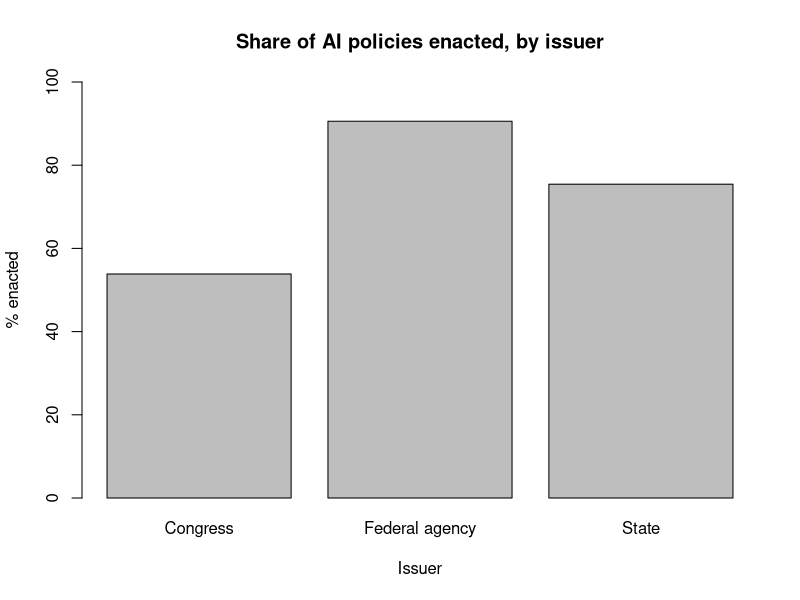
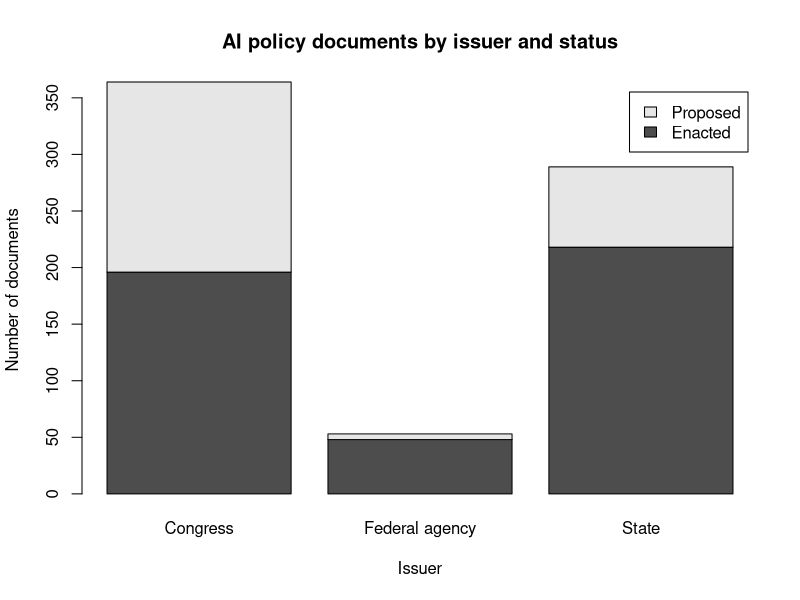
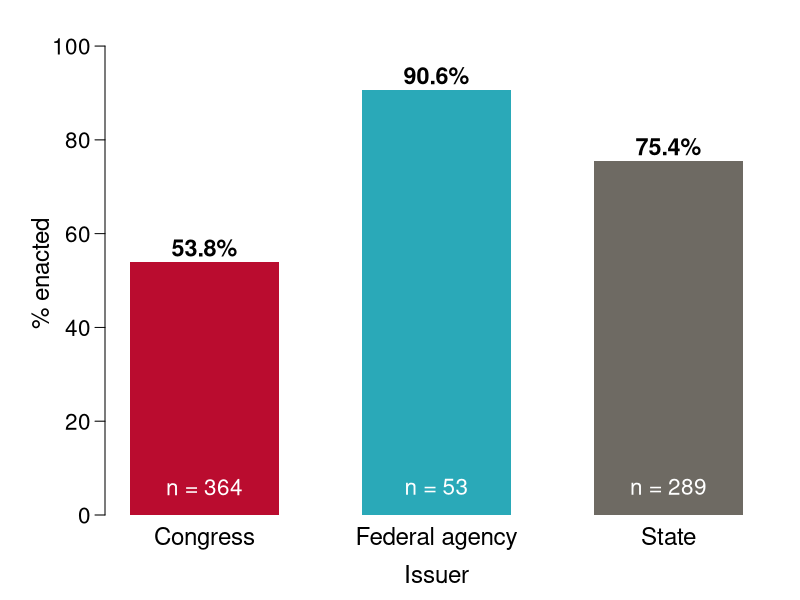
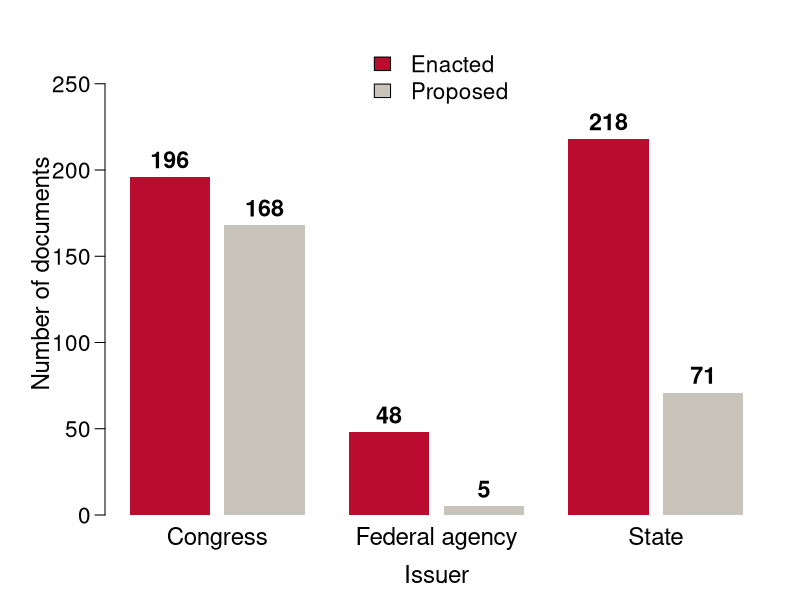
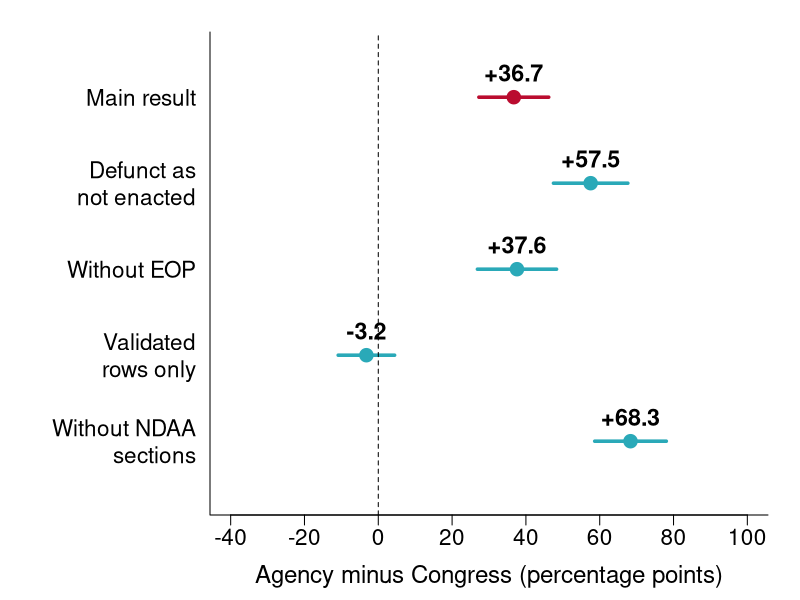

Recreate these plots in R, in order.
## INTL 7007 final project
## does who issues an AI policy affect whether it gets enacted?
## H1: AI policies issued by federal agencies are more likely to be enacted than AI bills proposed in Congress.
## H0: The issuing authority makes no difference to whether an AI policy is enacted.
## data: AGORA v1.32.0 (ETO), https://doi.org/10.5281/zenodo.21964209

## loading the data
documents <- read.csv("data/agora/documents.csv")
authorities <- read.csv("data/agora/authorities.csv")

head(documents[, c("Authority", "Most.recent.activity")])
dim(documents)
dim(authorities)

## View(documents)

## most recent activity
table(documents$Most.recent.activity, exclude = NULL)

## number of different authorities
dim(table(documents$Authority))

## parent group for each authority (from authorities.csv)
documents$parent <- authorities$Parent.authority[match(documents$Authority,
                                                       authorities$Name)]
sum(is.na(match(documents$Authority, authorities$Name)))
table(documents$parent, exclude = NULL)

## issuer: Congress, federal agency or state
documents$issuer <- NA
documents$issuer <- ifelse(documents$Authority == "United States Congress",
                           "Congress", documents$issuer)
documents$issuer <- ifelse(documents$parent == "Federal government" &
                           documents$Authority != "United States Congress",
                           "Federal agency", documents$issuer)
documents$issuer <- ifelse(documents$parent == "State governments",
                           "State", documents$issuer)
table(documents$issuer, exclude = NULL)

## authorities counted as federal agencies
table(documents$Authority[documents$issuer == "Federal agency"])

## keeping Congress, federal agencies and states only
issuers <- documents[!is.na(documents$issuer), ]
table(issuers$issuer, issuers$Most.recent.activity)

## dropping Defunct (DV is proposed or enacted)
policies <- issuers[issuers$Most.recent.activity != "Defunct", ]
policies$enacted <- ifelse(policies$Most.recent.activity == "Enacted", 1, 0)

## N used and dropped
nrow(documents)
nrow(documents) - nrow(issuers)
sum(issuers$Most.recent.activity == "Defunct")
nrow(policies)

## enacted and proposed by issuer
activity_counts <- table(policies$issuer, policies$Most.recent.activity)
activity_counts
sum(activity_counts)

## percentages within each issuer
100 * prop.table(activity_counts, margin = 1)

## share enacted by issuer
congress <- policies$enacted[policies$issuer == "Congress"]
agency <- policies$enacted[policies$issuer == "Federal agency"]
state <- policies$enacted[policies$issuer == "State"]

table(policies$issuer)

pct_enacted <- 100 * c("Congress" = mean(congress),
                       "Federal agency" = mean(agency),
                       "State" = mean(state))
pct_enacted

## 95% confidence intervals
## Congress
100 * (mean(congress) - 1.96 * sqrt(var(congress) / length(congress)))
100 * (mean(congress) + 1.96 * sqrt(var(congress) / length(congress)))

## federal agency
100 * (mean(agency) - 1.96 * sqrt(var(agency) / length(agency)))
100 * (mean(agency) + 1.96 * sqrt(var(agency) / length(agency)))

## state
100 * (mean(state) - 1.96 * sqrt(var(state) / length(state)))
100 * (mean(state) + 1.96 * sqrt(var(state) / length(state)))

## federal agency vs Congress
treatment <- policies[policies$issuer == "Federal agency", ]
control <- policies[policies$issuer == "Congress", ]
n_t <- nrow(treatment)
n_c <- nrow(control)

## difference in means
diff_means <- mean(treatment$enacted) - mean(control$enacted)
100 * diff_means

## standard error
se_diff <- sqrt(var(treatment$enacted) / n_t + var(control$enacted) / n_c)

## 95% confidence interval
100 * (diff_means - 1.96 * se_diff)
100 * (diff_means + 1.96 * se_diff)

## z-statistic and p-values
z_obs <- diff_means / se_diff
z_obs
2 * pnorm(-abs(z_obs))
pnorm(-z_obs)

## reject H0 at 5%?
2 * pnorm(-abs(z_obs)) < 0.05

## same comparison with lm()
two_groups <- policies[policies$issuer != "State", ]
two_groups$agency <- ifelse(two_groups$issuer == "Federal agency", 1, 0)
fit <- lm(enacted ~ agency, data = two_groups)
fit
summary(fit)$coef

## bar charts
png("figures/fig1_pct_enacted_by_issuer.png",
    width = 8, height = 5.5, units = "in", res = 300)
barplot(pct_enacted, ylim = c(0, 100),
        xlab = "Issuer", ylab = "% enacted",
        main = "Share of AI policies enacted, by issuer")
dev.off()

png("figures/fig2_counts_by_issuer.png",
    width = 8, height = 5.5, units = "in", res = 300)
barplot(t(activity_counts), legend.text = TRUE,
        xlab = "Issuer", ylab = "Number of documents",
        main = "AI policy documents by issuer and status")
dev.off()

## check 1: Defunct counted as not enacted
issuers$enacted <- ifelse(issuers$Most.recent.activity == "Enacted", 1, 0)
agency_all <- issuers$enacted[issuers$issuer == "Federal agency"]
congress_all <- issuers$enacted[issuers$issuer == "Congress"]
length(agency_all)
length(congress_all)

diff_defunct <- mean(agency_all) - mean(congress_all)
se_defunct <- sqrt(var(agency_all) / length(agency_all) +
                   var(congress_all) / length(congress_all))
100 * diff_defunct
100 * (diff_defunct - 1.96 * se_defunct)
100 * (diff_defunct + 1.96 * se_defunct)
diff_defunct / se_defunct
2 * pnorm(-abs(diff_defunct / se_defunct))

## check 2: without the Executive Office of the President
agency_no_eop <- policies$enacted[policies$issuer == "Federal agency" &
                                  policies$Authority != "Executive Office of the President"]
length(agency_no_eop)

diff_no_eop <- mean(agency_no_eop) - mean(control$enacted)
se_no_eop <- sqrt(var(agency_no_eop) / length(agency_no_eop) +
                  var(control$enacted) / n_c)
100 * diff_no_eop
100 * (diff_no_eop - 1.96 * se_no_eop)
100 * (diff_no_eop + 1.96 * se_no_eop)
diff_no_eop / se_no_eop
2 * pnorm(-abs(diff_no_eop / se_no_eop))

## check 3: validated rows only
validated <- policies[policies$Validated. == "true", ]
table(validated$issuer, validated$Most.recent.activity)

agency_val <- validated$enacted[validated$issuer == "Federal agency"]
congress_val <- validated$enacted[validated$issuer == "Congress"]
length(agency_val)
length(congress_val)

diff_val <- mean(agency_val) - mean(congress_val)
se_val <- sqrt(var(agency_val) / length(agency_val) +
               var(congress_val) / length(congress_val))
100 * diff_val
100 * (diff_val - 1.96 * se_val)
100 * (diff_val + 1.96 * se_val)
diff_val / se_val
2 * pnorm(-abs(diff_val / se_val))

## numbers for the assuming sentence
round(100 * diff_means, 1)
round(100 * (diff_means - 1.96 * se_diff), 1)
round(100 * (diff_means + 1.96 * se_diff), 1)

## check 4: without the NDAA rows
## each NDAA section is its own row, so one law can add lots of enacted rows
policies$ndaa <- ifelse(grepl("NDAA", policies$Collections), 1, 0)
table(policies$issuer, policies$ndaa)

congress_no_ndaa <- policies$enacted[policies$issuer == "Congress" &
                                     policies$ndaa == 0]
length(congress_no_ndaa)
100 * mean(congress_no_ndaa)

diff_no_ndaa <- mean(agency) - mean(congress_no_ndaa)
se_no_ndaa <- sqrt(var(agency) / length(agency) +
                   var(congress_no_ndaa) / length(congress_no_ndaa))
100 * diff_no_ndaa
100 * (diff_no_ndaa - 1.96 * se_no_ndaa)
100 * (diff_no_ndaa + 1.96 * se_no_ndaa)
diff_no_ndaa / se_no_ndaa
2 * pnorm(-abs(diff_no_ndaa / se_no_ndaa))

## check 5: lm() also holding constant whether the policy mainly applies to government
two_groups$applies_gov <- ifelse(two_groups$Primarily.applies.to.the.government == "true", 1, 0)
table(two_groups$issuer, two_groups$applies_gov)

fit_gov <- lm(enacted ~ agency + applies_gov, data = two_groups)
fit_gov
summary(fit_gov)$coef

## poster charts (bigger text, value labels, clear colours)
## titles live in the poster HTML; all three figures share a 4:3 canvas,
## the same type sizes, and the same bar width
poster_cols <- c("#BA0C2F", "#2AA9B8", "#6E6A63")
poster_par <- function(left = 1.05) {
  par(mai = c(0.85, left, 0.32, 0.32),
      mgp = c(2.6, 0.7, 0),
      bty = "l",
      family = "sans",
      cex.axis = 1.35,
      cex.lab = 1.45,
      las = 1)
}

png("figures/poster_fig1_pct_enacted.png",
    width = 9, height = 6.75, units = "in", res = 300)
poster_par()
bars <- barplot(pct_enacted, ylim = c(0, 103), col = poster_cols,
                border = NA, width = 0.8, space = 0.55,
                cex.names = 1.45,
                xlab = "Issuer", ylab = "% enacted")
text(bars, pct_enacted + 3.2,
     paste0(round(pct_enacted, 1), "%"), cex = 1.4, font = 2, xpd = TRUE)
text(bars, 6, paste0("n = ", c(length(congress), length(agency),
                               sum(policies$issuer == "State"))),
     col = "white", cex = 1.35)
dev.off()

png("figures/poster_fig2_counts.png",
    width = 9, height = 6.75, units = "in", res = 300)
poster_par()
count_bars <- barplot(t(activity_counts), beside = TRUE,
                      col = c("#BA0C2F", "#C8C4BC"), border = NA,
                      ylim = c(0, 280), width = 0.8, space = c(0.18, 0.55),
                      cex.names = 1.45,
                      xlab = "Issuer", ylab = "Number of documents",
                      legend.text = TRUE,
                      args.legend = list(x = "top", bty = "n", cex = 1.35,
                                         inset = 0.01))
text(count_bars, t(activity_counts) + 10, t(activity_counts),
     cex = 1.4, font = 2, xpd = TRUE)
dev.off()

## main result and checks with 95% CIs (check 5 has no CI here, so it is left out)
est <- 100 * c(diff_means, diff_defunct, diff_no_eop, diff_val, diff_no_ndaa)
ses <- 100 * c(se_diff, se_defunct, se_no_eop, se_val, se_no_ndaa)
labels <- c("Main result", "Defunct as\nnot enacted", "Without EOP",
            "Validated\nrows only", "Without NDAA\nsections")

png("figures/poster_fig3_checks.png",
    width = 9, height = 6.75, units = "in", res = 300)
poster_par(left = 2.1)
plot(est, 5:1, xlim = c(-40, 100), ylim = c(0.35, 5.55), pch = 19, cex = 1.8,
     col = c("#BA0C2F", rep("#2AA9B8", 4)), yaxt = "n",
     xlab = "Agency minus Congress (percentage points)", ylab = "")
segments(est - 1.96 * ses, 5:1, est + 1.96 * ses, 5:1, lwd = 3.5,
         col = c("#BA0C2F", rep("#2AA9B8", 4)))
abline(v = 0, lty = 2)
axis(2, at = 5:1, labels = labels, las = 1, cex.axis = 1.35, tick = FALSE)
text(est, 5:1 + 0.28, paste0(sprintf("%+.1f", est)), cex = 1.4, font = 2,
     xpd = TRUE)
dev.off()

## unique Congress bills (one link can cover several section rows)
length(unique(policies$Link.to.document[policies$issuer == "Congress"]))

## summaries that may include unreviewed machine output
table(policies$Summaries.and.tags.may.include.unreviewed.machine.output)
sum(policies$Summaries.and.tags.may.include.unreviewed.machine.output == "true")

## the four federal agency rows that went Defunct
defunct_agency <- issuers[issuers$issuer == "Federal agency" &
                          issuers$Most.recent.activity == "Defunct", ]
defunct_agency[, c("Official.name", "Authority",
                   "Proposed.date", "Most.recent.activity.date")]

## text analysis of the short summaries
## drop stop words, months, drafting words and US state names
stops <- c(
  "a", "about", "after", "again", "against", "all", "also", "an", "and", "any",
  "are", "as", "at", "be", "because", "been", "before", "being", "between",
  "both", "but", "by", "can", "did", "do", "does", "doing", "down", "during",
  "each", "few", "for", "from", "further", "had", "has", "have", "having",
  "he", "her", "here", "hers", "herself", "him", "himself", "his", "how",
  "i", "if", "in", "into", "is", "it", "its", "itself", "just", "me", "more",
  "most", "my", "myself", "no", "nor", "not", "now", "of", "off", "on",
  "once", "only", "or", "other", "our", "ours", "ourselves", "out", "over",
  "own", "same", "she", "should", "so", "some", "such", "than", "that",
  "the", "their", "theirs", "them", "themselves", "then", "there", "these",
  "they", "this", "those", "through", "to", "too", "under", "until", "up",
  "very", "was", "we", "were", "what", "when", "where", "which", "while",
  "who", "whom", "why", "will", "with", "you", "your", "yours", "yourself",
  "yourselves",
  "january", "february", "march", "april", "may", "june", "july", "august",
  "september", "october", "november", "december",
  "act", "acts", "bill", "bills", "section", "sections", "title", "titles",
  "law", "laws", "requires", "require", "establishes", "establish",
  "amends", "amend", "directs", "authorizes", "provides", "provide",
  "alabama", "alaska", "arizona", "arkansas", "california", "colorado",
  "connecticut", "delaware", "florida", "georgia", "hawaii", "idaho",
  "illinois", "indiana", "iowa", "kansas", "kentucky", "louisiana", "maine",
  "maryland", "massachusetts", "michigan", "minnesota", "mississippi",
  "missouri", "montana", "nebraska", "nevada", "ohio", "oklahoma", "oregon",
  "pennsylvania", "tennessee", "texas", "utah", "vermont", "virginia",
  "washington", "wisconsin", "wyoming", "hampshire", "jersey", "mexico",
  "york", "carolina", "dakota", "columbia", "rhode"
)

clean_words <- function(text) {
  text <- tolower(paste(text, collapse = " "))
  text <- gsub("[^a-z]+", " ", text)
  words <- unlist(strsplit(text, " "))
  words <- words[words != ""]
  words <- words[nchar(words) >= 3]
  words[!(words %in% stops)]
}

congress_words <- clean_words(policies$Short.summary[policies$issuer == "Congress"])
agency_words <- clean_words(policies$Short.summary[policies$issuer == "Federal agency"])
state_words <- clean_words(policies$Short.summary[policies$issuer == "State"])

congress_tab <- sort(table(congress_words), decreasing = TRUE)
agency_tab <- sort(table(agency_words), decreasing = TRUE)
state_tab <- sort(table(state_words), decreasing = TRUE)

length(congress_words)
length(agency_words)
length(state_words)
head(congress_tab, 10)
head(agency_tab, 10)
head(state_tab, 10)

## tf-idf, treating each issuer as one bag of words
## tf = count / total words; idf = log(3 / how many issuers use the word)
all_words <- unique(c(names(congress_tab), names(agency_tab), names(state_tab)))
n_issuers <- (all_words %in% names(congress_tab)) +
  (all_words %in% names(agency_tab)) +
  (all_words %in% names(state_tab))
idf <- log(3 / n_issuers)
names(idf) <- all_words

congress_tfidf <- sort((as.numeric(congress_tab) / length(congress_words)) *
                       idf[names(congress_tab)], decreasing = TRUE)
agency_tfidf <- sort((as.numeric(agency_tab) / length(agency_words)) *
                     idf[names(agency_tab)], decreasing = TRUE)
state_tfidf <- sort((as.numeric(state_tab) / length(state_words)) *
                    idf[names(state_tab)], decreasing = TRUE)

head(congress_tfidf, 10)
head(agency_tfidf, 10)
head(state_tfidf, 10)

## how alike is the language? word shares for words used by both issuers
shared_ca <- intersect(names(congress_tab), names(agency_tab))
cor(as.numeric(congress_tab[shared_ca]) / length(congress_words),
    as.numeric(agency_tab[shared_ca]) / length(agency_words))
length(shared_ca)

shared_cs <- intersect(names(congress_tab), names(state_tab))
cor(as.numeric(congress_tab[shared_cs]) / length(congress_words),
    as.numeric(state_tab[shared_cs]) / length(state_words))
length(shared_cs)
